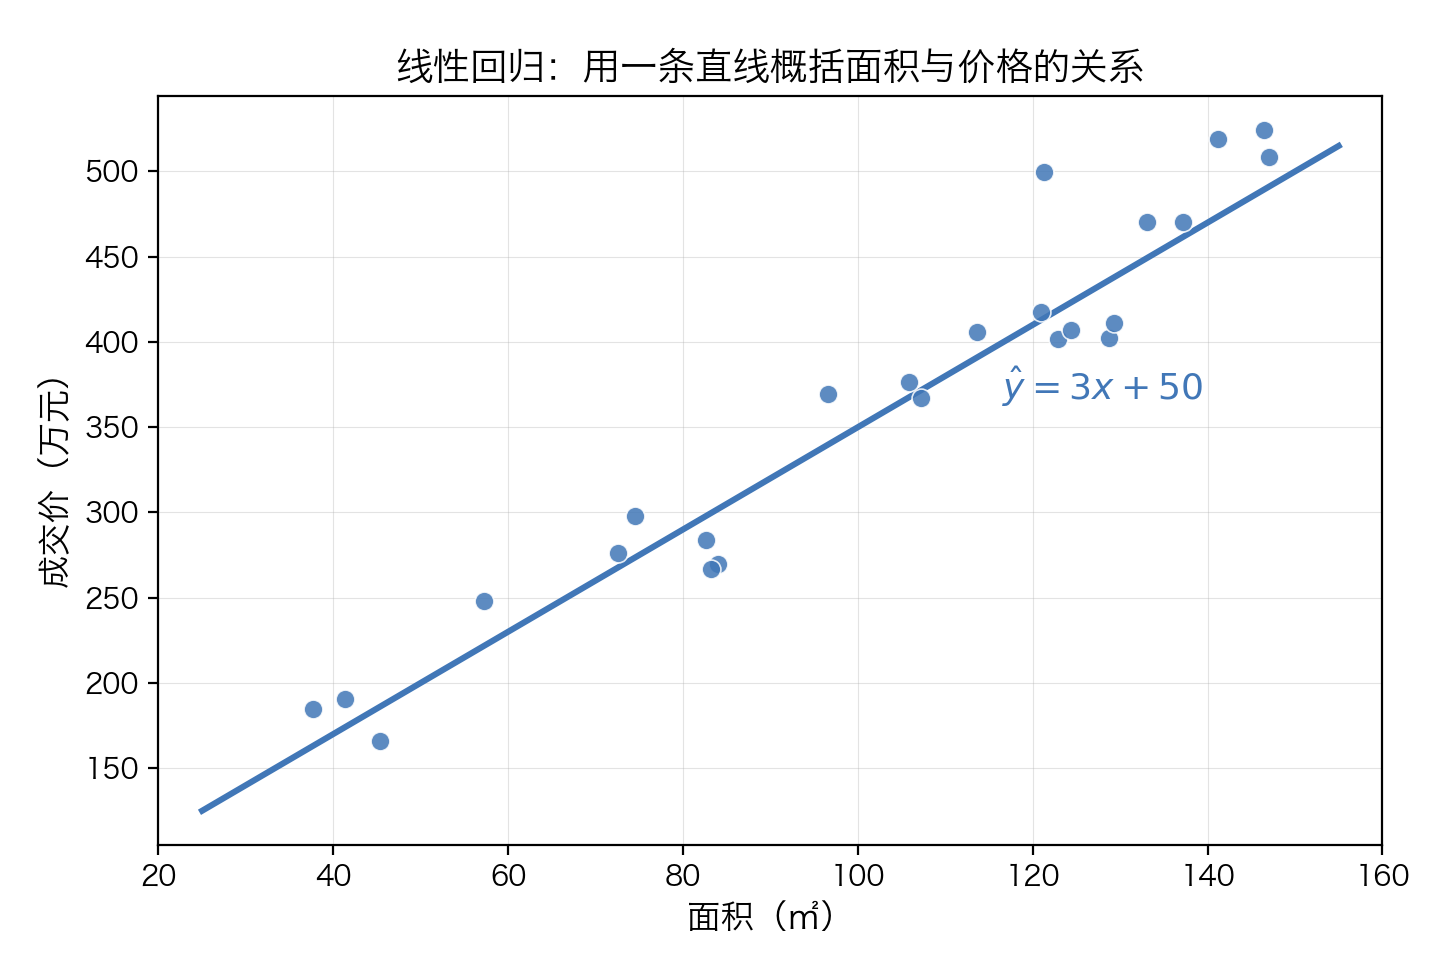

Recreate this plot in Python.
# 第 3 讲配图 1：面积-房价散点 + 拟合直线（用于"本章定位"页）
# 数据：脚本合成的示意数据（非真实成交数据），seed=42 保证可复现
#   价格(万元) = 3 × 面积(㎡) + 50 + 噪声，噪声 ~ N(0, 40^2)
#
# 教学数字手算验证（真直线 3x + 50 上的点）：
#   面积  30 ㎡  ->  3×30 + 50 = 140 万元
#   面积  100 ㎡ ->  3×100 + 50 = 350 万元
#   面积 150 ㎡  ->  3×150 + 50 = 500 万元
#   （散点因噪声在直线附近上下波动，σ = 40 万元）
from pathlib import Path

import matplotlib.pyplot as plt
import numpy as np

# 中文字体（照抄 03a-gradient-descent.ipynb cell#8）：macOS PingFang SC + 回退链
plt.rcParams["font.sans-serif"] = ["PingFang SC", "Hiragino Sans GB", "Microsoft YaHei",
                                   "Arial Unicode MS", "DejaVu Sans"]
plt.rcParams["axes.unicode_minus"] = False

BLUE = "#4177b7"

rng = np.random.default_rng(42)                  # 固定 seed，图完全可复现
area = rng.uniform(30, 150, 24)                  # 24 个点，面积约 30–150 ㎡
price = 3 * area + 50 + rng.normal(0, 40, 24)    # 真直线 3x+50 加 σ=40 的噪声

fig, ax = plt.subplots(figsize=(7.2, 4.8))
fig.subplots_adjust(left=0.11, right=0.96, top=0.90, bottom=0.12)

ax.scatter(area, price, s=46, color=BLUE, alpha=0.85,
           edgecolors="white", linewidths=0.6, zorder=3)

xs = np.array([25, 155])
ax.plot(xs, 3 * xs + 50, color=BLUE, lw=2.2, zorder=2)
# mathtext 写法渲染 ŷ（中文字体缺 U+0177 字形，交由 DejaVu 数学字体渲染）
ax.text(128, 3 * 128 + 50 - 68, r"$\hat{y} = 3x + 50$", fontsize=13, color=BLUE,
        ha="center", weight="bold")

ax.grid(True, lw=0.4, alpha=0.35)
ax.set_xlabel("面积（㎡）", fontsize=12)
ax.set_ylabel("成交价（万元）", fontsize=12)
ax.set_title("线性回归：用一条直线概括面积与价格的关系", fontsize=13.5)
ax.set_xlim(20, 160)

out = Path(__file__).with_name("ch3-fit-scatter.png")
fig.savefig(out, dpi=200, facecolor="white")
print("saved:", out)
